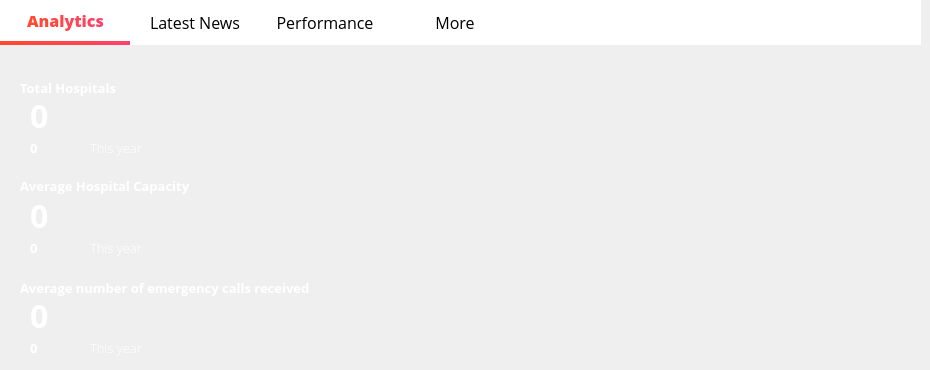
        <widget class="QWidget" name="Analytics_9">
         <property name="styleSheet">
          <string notr="true">
QLabel{
color: rgb(255, 255, 255);
background-color: transparent;
}
</string>
         </property>
         <widget class="QLabel" name="label_309">
          <property name="geometry">
           <rect>
            <x>20</x>
            <y>80</y>
            <width>141</width>
            <height>16</height>
           </rect>
          </property>
          <property name="font">
           <font>
            <family>Open Sans</family>
            <pointsize>10</pointsize>
            <weight>75</weight>
            <bold>true</bold>
           </font>
          </property>
          <property name="styleSheet">
           <string notr="true"/>
          </property>
          <property name="text">
           <string>Total Hospitals</string>
          </property>
         </widget>
         <widget class="QLabel" name="label_total_hospitals_5">
          <property name="geometry">
           <rect>
            <x>30</x>
            <y>100</y>
            <width>181</width>
            <height>31</height>
           </rect>
          </property>
          <property name="font">
           <font>
            <family>Open Sans</family>
            <pointsize>24</pointsize>
            <weight>75</weight>
            <bold>true</bold>
           </font>
          </property>
          <property name="styleSheet">
           <string notr="true"/>
          </property>
          <property name="text">
           <string>0</string>
          </property>
         </widget>
         <widget class="QLabel" name="label_310">
          <property name="geometry">
           <rect>
            <x>30</x>
            <y>140</y>
            <width>31</width>
            <height>16</height>
           </rect>
          </property>
          <property name="font">
           <font>
            <family>Open Sans</family>
            <pointsize>10</pointsize>
            <weight>75</weight>
            <bold>true</bold>
           </font>
          </property>
          <property name="styleSheet">
           <string notr="true"/>
          </property>
          <property name="text">
           <string>0</string>
          </property>
         </widget>
         <widget class="QLabel" name="label_311">
          <property name="geometry">
           <rect>
            <x>60</x>
            <y>140</y>
            <width>16</width>
            <height>16</height>
           </rect>
          </property>
          <property name="font">
           <font>
            <family>Open Sans</family>
            <pointsize>10</pointsize>
            <weight>75</weight>
            <bold>true</bold>
           </font>
          </property>
          <property name="styleSheet">
           <string notr="true">color: rgb(255, 255, 255);</string>
          </property>
          <property name="text">
           <string/>
          </property>
          <property name="pixmap">
           <pixmap resource="assets.qrc">:/assets/icons/cil-arrow-top.png</pixmap>
          </property>
         </widget>
         <widget class="QLabel" name="label_312">
          <property name="geometry">
           <rect>
            <x>90</x>
            <y>140</y>
            <width>121</width>
            <height>16</height>
           </rect>
          </property>
          <property name="font">
           <font>
            <family>Open Sans Light</family>
            <pointsize>10</pointsize>
            <weight>50</weight>
            <bold>false</bold>
           </font>
          </property>
          <property name="styleSheet">
           <string notr="true">color: rgb(255, 255, 255);</string>
          </property>
          <property name="text">
           <string>This year</string>
          </property>
         </widget>
         <widget class="QLabel" name="label_313">
          <property name="geometry">
           <rect>
            <x>20</x>
            <y>175</y>
            <width>231</width>
            <height>21</height>
           </rect>
          </property>
          <property name="font">
           <font>
            <family>Open Sans</family>
            <pointsize>10</pointsize>
            <weight>75</weight>
            <bold>true</bold>
           </font>
          </property>
          <property name="styleSheet">
           <string notr="true">color: rgb(255, 255, 255);</string>
          </property>
          <property name="text">
           <string>Average Hospital Capacity</string>
          </property>
         </widget>
         <widget class="QLabel" name="label_314">
          <property name="geometry">
           <rect>
            <x>60</x>
            <y>240</y>
            <width>16</width>
            <height>16</height>
           </rect>
          </property>
          <property name="font">
           <font>
            <family>Open Sans</family>
            <pointsize>10</pointsize>
            <weight>75</weight>
            <bold>true</bold>
           </font>
          </property>
          <property name="styleSheet">
           <string notr="true">color: rgb(255, 255, 255);</string>
          </property>
          <property name="text">
           <string/>
          </property>
          <property name="pixmap">
           <pixmap resource="assets.qrc">:/assets/icons/cil-arrow-top.png</pixmap>
          </property>
         </widget>
         <widget class="QLabel" name="label_315">
          <property name="geometry">
           <rect>
            <x>30</x>
            <y>240</y>
            <width>31</width>
            <height>16</height>
           </rect>
          </property>
          <property name="font">
           <font>
            <family>Open Sans</family>
            <pointsize>10</pointsize>
            <weight>75</weight>
            <bold>true</bold>
           </font>
          </property>
          <property name="styleSheet">
           <string notr="true">color: rgb(255, 255, 255);</string>
          </property>
          <property name="text">
           <string>0</string>
          </property>
         </widget>
         <widget class="QLabel" name="label_316">
          <property name="geometry">
           <rect>
            <x>90</x>
            <y>240</y>
            <width>91</width>
            <height>16</height>
           </rect>
          </property>
          <property name="font">
           <font>
            <family>Open Sans Light</family>
            <pointsize>10</pointsize>
            <weight>50</weight>
            <bold>false</bold>
           </font>
          </property>
          <property name="styleSheet">
           <string notr="true">color: rgb(255, 255, 255);</string>
          </property>
          <property name="text">
           <string>This year</string>
          </property>
         </widget>
         <widget class="QLabel" name="label_average_hospitalcapacity_5">
          <property name="geometry">
           <rect>
            <x>30</x>
            <y>200</y>
            <width>111</width>
            <height>31</height>
           </rect>
          </property>
          <property name="font">
           <font>
            <family>Open Sans</family>
            <pointsize>24</pointsize>
            <weight>75</weight>
            <bold>true</bold>
           </font>
          </property>
          <property name="styleSheet">
           <string notr="true">color: rgb(255, 255, 255);</string>
          </property>
          <property name="text">
           <string>0</string>
          </property>
         </widget>
         <widget class="QLabel" name="label_317">
          <property name="geometry">
           <rect>
            <x>20</x>
            <y>280</y>
            <width>401</width>
            <height>16</height>
           </rect>
          </property>
          <property name="font">
           <font>
            <family>Open Sans</family>
            <pointsize>10</pointsize>
            <weight>75</weight>
            <bold>true</bold>
           </font>
          </property>
          <property name="styleSheet">
           <string notr="true">color: rgb(255, 255, 255);</string>
          </property>
          <property name="text">
           <string>Average number of emergency calls received </string>
          </property>
         </widget>
         <widget class="QLabel" name="label_318">
          <property name="geometry">
           <rect>
            <x>60</x>
            <y>340</y>
            <width>16</width>
            <height>16</height>
           </rect>
          </property>
          <property name="font">
           <font>
            <family>Open Sans</family>
            <pointsize>10</pointsize>
            <weight>75</weight>
            <bold>true</bold>
           </font>
          </property>
          <property name="styleSheet">
           <string notr="true">color: rgb(255, 255, 255);</string>
          </property>
          <property name="text">
           <string/>
          </property>
          <property name="pixmap">
           <pixmap resource="assets.qrc">:/assets/icons/cil-arrow-top.png</pixmap>
          </property>
         </widget>
         <widget class="QLabel" name="label_319">
          <property name="geometry">
           <rect>
            <x>30</x>
            <y>340</y>
            <width>31</width>
            <height>16</height>
           </rect>
          </property>
          <property name="font">
           <font>
            <family>Open Sans</family>
            <pointsize>10</pointsize>
            <weight>75</weight>
            <bold>true</bold>
           </font>
          </property>
          <property name="styleSheet">
           <string notr="true">color: rgb(255, 255, 255);</string>
          </property>
          <property name="text">
           <string>0</string>
          </property>
         </widget>
         <widget class="QLabel" name="label_320">
          <property name="geometry">
           <rect>
            <x>90</x>
            <y>340</y>
            <width>61</width>
            <height>16</height>
           </rect>
          </property>
          <property name="font">
           <font>
            <family>Open Sans Light</family>
            <pointsize>10</pointsize>
            <weight>50</weight>
            <bold>false</bold>
           </font>
          </property>
          <property name="styleSheet">
           <string notr="true">color: rgb(255, 255, 255);</string>
          </property>
          <property name="text">
           <string>This year</string>
          </property>
         </widget>
         <widget class="QLabel" name="label_321">
          <property name="geometry">
           <rect>
            <x>30</x>
            <y>300</y>
            <width>111</width>
            <height>31</height>
           </rect>
          </property>
          <property name="font">
           <font>
            <family>Open Sans</family>
            <pointsize>24</pointsize>
            <weight>75</weight>
            <bold>true</bold>
           </font>
          </property>
          <property name="styleSheet">
           <string notr="true">color: rgb(255, 255, 255);</string>
          </property>
          <property name="text">
           <string>0</string>
          </property>
         </widget>
         <widget class="QWidget" name="widget_48" native="true">
          <property name="geometry">
           <rect>
            <x>0</x>
            <y>0</y>
            <width>921</width>
            <height>45</height>
           </rect>
          </property>
          <property name="styleSheet">
           <string notr="true">QWidget{
background-color: rgb(255, 255, 255);
}
QPushButton {
    border: none;
    padding: 5px 10px;
    font-size: 16px;
    font-weight: normal;
    color: black;
}

QPushButton:checked {
    border-bottom: 4px solid qlineargradient(x1:0, y1:0, x2:1, y2:0, stop:0 #FF4B2B, stop:1 #FF416C);
    border-right: none;
    border-top: none;
    color: qlineargradient(x1:0, y1:0, x2:1, y2:0, stop:0 #FF4B2B, stop:1 #FF416C);
    font-weight: 700;
}

QPushButton:hover {
    background-color: qlineargradient(x1:0, y1:0, x2:1, y2:0, stop:0 #f2f2f2, stop:1 #e6e6e6);
}</string>
          </property>
          <widget class="QPushButton" name="pushButton_90">
           <property name="enabled">
            <bool>false</bool>
           </property>
           <property name="geometry">
            <rect>
             <x>0</x>
             <y>0</y>
             <width>131</width>
             <height>45</height>
            </rect>
           </property>
           <property name="font">
            <font>
             <family>Open Sans</family>
             <pointsize>-1</pointsize>
             <weight>50</weight>
             <bold>false</bold>
            </font>
           </property>
           <property name="cursor">
            <cursorShape>ArrowCursor</cursorShape>
           </property>
           <property name="styleSheet">
            <string notr="true"/>
           </property>
           <property name="text">
            <string>Analytics</string>
           </property>
           <property name="checkable">
            <bool>true</bool>
           </property>
           <property name="checked">
            <bool>true</bool>
           </property>
          </widget>
          <widget class="QPushButton" name="pushButton_91">
           <property name="geometry">
            <rect>
             <x>130</x>
             <y>0</y>
             <width>130</width>
             <height>45</height>
            </rect>
           </property>
           <property name="font">
            <font>
             <family>Open Sans</family>
             <pointsize>-1</pointsize>
             <weight>50</weight>
             <bold>false</bold>
            </font>
           </property>
           <property name="cursor">
            <cursorShape>PointingHandCursor</cursorShape>
           </property>
           <property name="styleSheet">
            <string notr="true"/>
           </property>
           <property name="text">
            <string>Latest News</string>
           </property>
           <property name="checkable">
            <bool>false</bool>
           </property>
          </widget>
          <widget class="QPushButton" name="pushButton_92">
           <property name="geometry">
            <rect>
             <x>260</x>
             <y>0</y>
             <width>130</width>
             <height>45</height>
            </rect>
           </property>
           <property name="font">
            <font>
             <family>Open Sans</family>
             <pointsize>-1</pointsize>
             <weight>50</weight>
             <bold>false</bold>
            </font>
           </property>
           <property name="cursor">
            <cursorShape>PointingHandCursor</cursorShape>
           </property>
           <property name="styleSheet">
            <string notr="true"/>
           </property>
           <property name="text">
            <string>Performance</string>
           </property>
          </widget>
          <widget class="QPushButton" name="pushButton_93">
           <property name="geometry">
            <rect>
             <x>390</x>
             <y>0</y>
             <width>130</width>
             <height>45</height>
            </rect>
           </property>
           <property name="font">
            <font>
             <family>Open Sans</family>
             <pointsize>-1</pointsize>
             <weight>50</weight>
             <bold>false</bold>
            </font>
           </property>
           <property name="cursor">
            <cursorShape>PointingHandCursor</cursorShape>
           </property>
           <property name="styleSheet">
            <string notr="true"/>
           </property>
           <property name="text">
            <string>More</string>
           </property>
          </widget>
         </widget>
         <widget class="QWidget" name="chart_5" native="true">
          <property name="geometry">
           <rect>
            <x>430</x>
            <y>70</y>
            <width>451</width>
            <height>291</height>
           </rect>
          </property>
         </widget>
        </widget>
